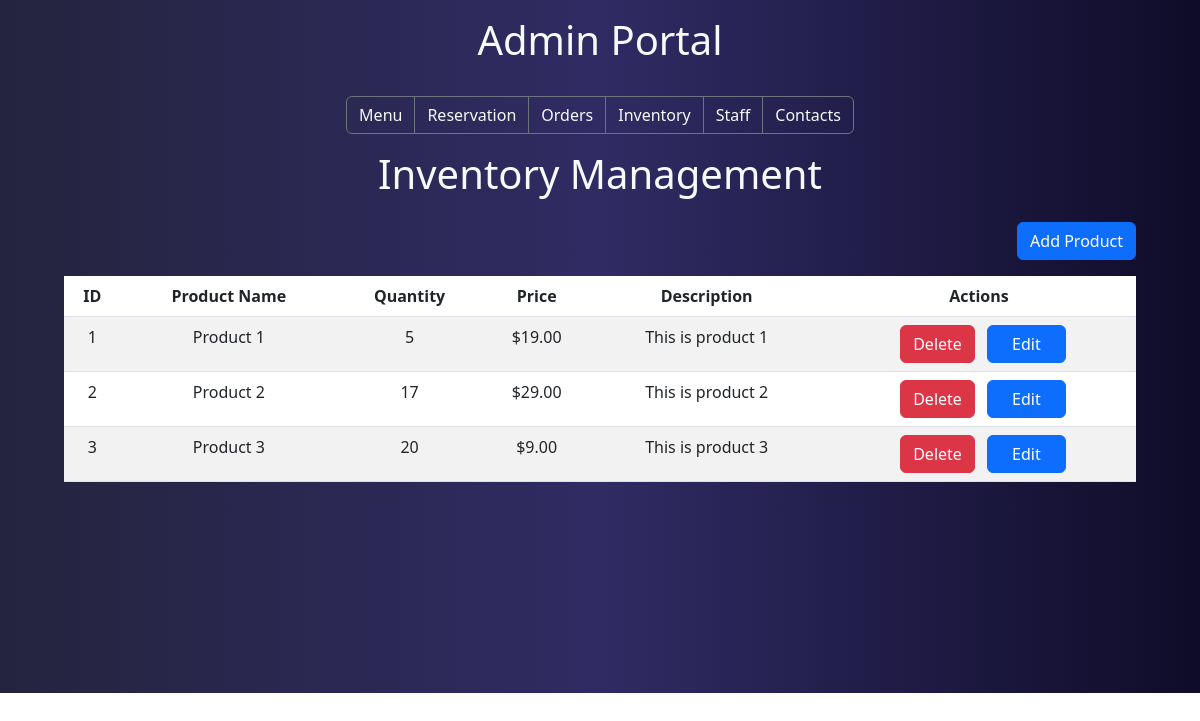
The page /inventory.php on the database its author committed.
### tables this page shows
CREATE TABLE `inventory` (
  `id` int(11) NOT NULL,
  `product_name` varchar(100) NOT NULL,
  `quantity` int(11) NOT NULL,
  `price` decimal(10,2) NOT NULL,
  `description` text DEFAULT NULL
);

### inventory.php (the view, shortened to what this page needs)
<?php include '_dbconnect.php'; ?>
<!DOCTYPE html>
<html lang="en">
<head>
    <link rel="stylesheet" href="https://cdn.jsdelivr.net/npm/bootstrap@5.3.0/dist/css/bootstrap.min.css">
</head>
<body>
    <section class="bg-color" style="min-height: 693px;">
  <div class="container-fluid">
    <div class="row text-light p-3 ">
      <div class="col text-center">
        <?php include 'admin_navbar.php';?>
      </div>
    <div class="container my-3 px-5">
        <h1 class="text-center">Inventory Management</h1>
        <div class="col align-content-end" >
        <button type="button" class="btn btn-primary my-3 float-end" data-bs-toggle="modal" data-bs-target="#addProductModal">
            Add Product
        </button>
        </div>
        <div class="table-responsive text-center">
            <table class="table table-striped">
                <thead>
                    <tr>
                        <th>ID</th>
                        <th>Product Name</th>
                        <th>Quantity</th>
                        <th>Price</th>
                        <th>Description</th>
                        <th>Actions</th>
                    </tr>
                </thead>
                <tbody>
                    <?php
                    $sql = "SELECT * FROM inventory";
                    $result = $conn->query($sql);
                    if ($result->num_rows > 0) {
                        while ($row = $result->fetch_assoc()) {
                            echo "<tr>";
                            echo "<td>" . $row['id'] . "</td>";
                            echo "<td>" . $row['product_name'] . "</td>";
                            echo "<td>" . $row['quantity'] . "</td>";
                            echo "<td>$" . $row['price'] . "</td>";
                            echo "<td>" . $row['description'] . "</td>";
                            echo "<td>
                                    <a href='?delete_id=" . $row['id'] . "' class='btn btn-danger mx-2'>Delete</a>
                                    <button type='button' class='btn btn-primary px-4' data-bs-toggle='modal' data-bs-target='#editProductModal" . $row['id'] . "'>Edit</button>
                                </td>";
                            echo "</tr>";
                        }
                    } else {
                        echo "<tr><td colspan='6'>No products found.</td></tr>";
                    }
                    ?>
                </tbody>
            </table>
        </div>
    </div>
    </div>
    </div>
</section>
</body>
</html>

### admin_navbar.php (style rules this page uses)
.bg-color { background: #0f0c29; background: -webkit-linear-gradient(to right, #24243e, #302b63, #0f0c29); background: linear-gradient(to right, #24243e, #302b63, #0f0c29); }

### rows shown on the page
inventory: id "1", product_name "Product 1", quantity "5", price "19.00", description "This is product 1"
inventory: id "2", product_name "Product 2", quantity "17", price "29.00", description "This is product 2"
inventory: id "3", product_name "Product 3", quantity "20", price "9.00", description "This is product 3"
